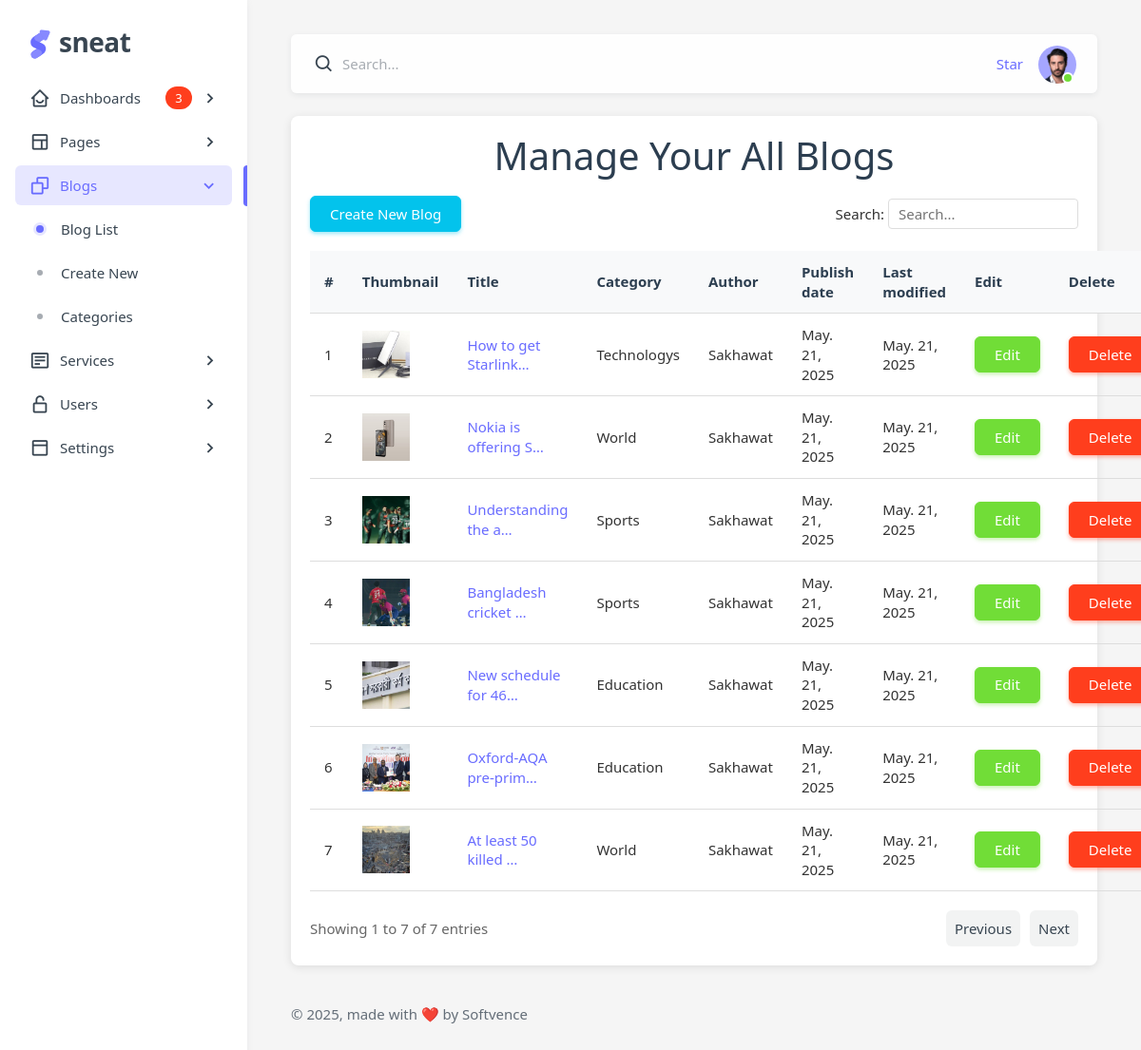
The app's page /blogs/ with its own data.
### apps/blogs/models.py (models this page shows, shortened)
class Blog(models.Model):
    thumbnail = models.ImageField(upload_to='blog_images', verbose_name='Image', blank=False, null=False)
    blog_title = models.CharField(max_length=255, verbose_name='Put a Title')
    slug = models.SlugField(max_length=255, unique=True)
    category = models.ForeignKey(Category, on_delete=models.CASCADE, related_name='category', verbose_name="Select Category")
    author = models.CharField(max_length=100, verbose_name='Enter Author Name')
    description = RichTextField()
    publish_date = models.DateTimeField(auto_now_add=True)
    update_date = models.DateTimeField(auto_now=True)

class Category(models.Model):
    name = models.CharField(max_length=255, verbose_name='Enter Category')
    slug = models.SlugField(max_length=255, unique=True)
    publish_date = models.DateTimeField(auto_now_add=True)
    update_date = models.DateTimeField(auto_now=True)
    def __str__(self):
        return self.name

### apps/blogs/views.py (the view)
# urls.py: path('blogs/', BlogListView.as_view(), name='blog-list'),
class BlogListView(ListView):
    model = Blog
    template_name = 'blog_list.html'
    paginate_by = 10
    def get_context_data(self, **kwargs):
        context = TemplateLayout.init(self, super().get_context_data(**kwargs))
        return context

### config/context_processors.py (called while the page is built)
def my_setting(request):
    return {'MY_SETTING': settings}

def environment(request):
    return {'ENVIRONMENT': settings.ENVIRONMENT}

### templates/layout/bootstrap/layout_vertical.py (called while the page is built)
    def init(context):
        context.update(
            {
                "layout": "vertical",
                "content_navbar": True,
                "content_layout": "compact",
                "is_navbar": True,
                "is_menu": True,
                "is_footer": True,
            }
        )
        TemplateHelper.map_context(context)
        return context

### web_project/__init__.py (called while the page is built)
    def init(self, context):
        layout = "vertical"
        context.update(
            {
                "layout_path": TemplateHelper.set_layout(
                    "layout_" + layout + ".html", context
                ),
            }
        )
        TemplateHelper.map_context(context)
        return context

### web_project/template_helpers/theme.py (called while the page is built)
    def map_context(context):
        if context.get("layout") == "vertical":
            if context.get("menu_fixed") is True:
                context["menu_fixed_class"] = "layout-menu-fixed"
            else:
                context["menu_fixed_class"] = ""
        if context.get("content_layout") == "wide":
            context["container_class"] = "container-fluid"
            context["content_layout_class"] = "layout-wide"
        else:
            context["container_class"] = "container-xxl"
            context["content_layout_class"] = "layout-compact"

    def get_theme_variables(scope):
        return settings.THEME_VARIABLES[scope]

    def set_layout(view, context={}):
        layout = os.path.splitext(view)[0].split("/")[0]
        module = f"templates.{settings.THEME_LAYOUT_DIR.replace('/', '.')}.bootstrap.{layout}"
        if util.find_spec(module) is not None:
            TemplateBootstrap = TemplateHelper.import_class(
                module, f"TemplateBootstrap{layout.title().replace('_', '')}"
            )
            TemplateBootstrap.init(context)
        else:
            module = f"templates.{settings.THEME_LAYOUT_DIR.replace('/', '.')}.bootstrap.default"
            TemplateBootstrap = TemplateHelper.import_class(
                module, "TemplateBootstrapDefault"
            )
            TemplateBootstrap.init(context)
        return f"{settings.THEME_LAYOUT_DIR}/{view}"

    def import_class(fromModule, import_className):
        pprint(f"Loading {import_className} from {fromModule}")
        module = import_module(fromModule)
        return getattr(module, import_className)

### apps/blogs/templates/blog_list.html (shortened to what this page needs)
{% extends layout_path %}
{% load static %}
{% load i18n %}
{% block content %}
<html lang="en">
<head>
</head>
<body>
    <div class="container">
        <h1 class="text-center display-4">Manage Your All Blogs</h1>
        <div class="table-controls">
            <div class="show-entries">
              <a href="{% url 'blog-add' %}"><button type="button" class="btn btn-info">Create New Blog</button></a>
            </div>
            <div class="search-box">
                Search: <input type="text" id="search-input" placeholder="Search...">
            </div>
        </div>
        <table id="categories-table">
            <thead>
                <tr>
                    <th>#</th>
                    <th>Thumbnail</th>
                    <th>Title</th>
                    <th>Category</th>
                    <th>Author</th>
                    <th>Publish date</th>
                    <th>Last modified</th>
                    <th>Edit</th>
                    <th>Delete</th>
                </tr>
            </thead>
            <tbody>
              {% for object in object_list %}
                <tr>
                    <td>{{ page_obj.start_index|add:forloop.counter0 }}</td>
                    <td>
                        {% if object.thumbnail %}
                            <img src="{{ object.thumbnail.url }}" alt="{{ object.title }}" style="width: 50px; height: 50px; object-fit: cover;">
                            {% else %}
                            No Thumbnail
                        {% endif %}
                    </td>
                    <td><a href="{% url 'blog-edit' object.pk %}">{{ object.blog_title|truncatechars:20 }}</a></td>
                    <td>{{ object.category }}</td>
                    <td>{{ object.author}}</td>
                    <td>{{ object.publish_date|date:"M. d, Y" }}</td>
                    <td>{{ object.update_date|date:"M. d, Y" }}</td>
                    <td>
                        <a href="{% url 'blog-edit' object.pk %}" class="btn btn-success">Edit</a>
                    </td>
                    <td>
                        <a href="{% url 'blog-delete' object.pk %}" class="btn btn-danger">Delete</a>
                    </td>
                </tr>
              {% endfor %}
            </tbody>
        </table>
        <div class="table-footer">
            <div class="showing-entries">
                Showing {{ page_obj.start_index }} to {{ page_obj.end_index }} of {{ page_obj.paginator.count }} entries
            </div>
            <div class="pagination">
            {% if page_obj.has_previous %}
                <a href="?page={{ page_obj.previous_page_number }}&per_page={{ per_page }}{% if search_query %}&search={{ search_query }}{% endif %}" class="page-link">Previous</a>
            {% else %}
                <span class="page-link disabled">Previous</span>
            {% endif %}
            {% if page_obj.has_next %}
                <a href="?page={{ page_obj.next_page_number }}&per_page={{ per_page }}{% if search_query %}&search={{ search_query }}{% endif %}" class="page-link">Next</a>
            {% else %}
                <span class="page-link disabled">Next</span>
            {% endif %}
            </div>
        </div>
    </div>
</body>
</html>
{% endblock %}

### templates/layout/layout_vertical.html (shortened to what this page needs)
{% extends 'layout/master.html' %}
{% block layout %}
<div class="layout-wrapper layout-content-navbar {{ is_menu|yesno:',layout-without-menu' }}">
  <div class="layout-container">
    {% if is_menu %}
    {% include "../layout/partials/menu/vertical/vertical_menu.html" %}
    {% endif %}
    <div class="layout-page">
      {% if is_navbar %}
      {% include "../layout/partials/navbar/navbar.html" %}
      {% endif %}
      <div class="content-wrapper">
        {% if is_flex %}
        <div class="{{container_class}} d-flex align-items-stretch flex-grow-1 p-0">
          {% else %}
          <div class="{{container_class}} flex-grow-1 container-p-y">
            {% endif %}
            {% block content %}
            {% endblock content %}
          </div>
          {% if is_footer %}
          {% include "../layout/partials/footer/footer.html" %}
          {% endif %}
        </div>
      </div>
    </div>
  </div>
  {% endblock layout %}

### templates/layout/master.html (shortened to what this page needs)
{% load static %}
<!DOCTYPE html>
<html lang="en" class="light-style layout-menu-fixed {{content_layout_class}}" data-assets-path="{% static '/' %}" data-base-url="{{url}}" data-framework="django" data-template="vertical-menu-free">
  <head>
    {% include "./partials/styles.html" %}
  </head>
  <body>
    {% block layout %}
    {% endblock layout %}
  </body>
</html>

### templates/layout/partials/styles.html (shortened to what this page needs)
{% load static %}
<link rel="stylesheet" href="{% static 'vendor/fonts/boxicons.css' %}" />
<link rel="stylesheet" href="{% static 'vendor/css/core.css' %}" />
<link rel="stylesheet" href="{% static 'vendor/css/theme-default.css' %}" />
<link rel="stylesheet" href="{% static 'css/demo.css' %}" />
<link rel="stylesheet" href="{% static 'vendor/libs/perfect-scrollbar/perfect-scrollbar.css' %}" />

### templates/layout/partials/scripts_includes.html (shortened to what this page needs)
{% load static %}
{% load i18n %}

### templates/layout/partials/menu/vertical/vertical_menu.html (shortened to what this page needs)
<aside id="layout-menu" class="layout-menu menu-vertical menu bg-menu-theme">
  {% if not navbar_full %}
  <div class="app-brand demo">
    <a href="{% url 'index' %}" class="app-brand-link">
      <span class="app-brand-logo demo">
      </span>
      <span class="app-brand-text demo menu-text fw-bold ms-2">{% get_theme_variables 'template_name' %}</span>
    </a>
  </div>
  {% endif %}
  <ul class="menu-inner py-1">
    <li class="menu-item {% if 'index' == request.resolver_match.url_name or '/dashbord/' in request.path %}active open{% endif %}">
      <a href="javascript:void(0);" class="menu-link menu-toggle">
        <i class="menu-icon tf-icons bx bx-home-smile"></i>
        <div class="text-truncate" data-i18n="Dashboards">Dashboards</div>
        <span class="badge bg-danger rounded-pill ms-auto">3</span>
      </a>
    </li>
    <li class="menu-item {% if '/layouts/' in request.path  %}active open{% endif %}">
      <a href="javascript:void(0);" class="menu-link menu-toggle">
        <i class="menu-icon tf-icons bx bx-layout"></i>
        <div class="text-truncate" data-i18n="Layouts">Pages</div>
      </a>
    </li>
    <li class="menu-item {% if 'blog' in request.path %}active open{% endif %}">
      <a href="javascript:void(0)" class="menu-link menu-toggle">
        <i class="menu-icon tf-icons bx bx-copy"></i>
        <div class="text-truncate" data-i18n="Extended UI">Blogs</div>
      </a>
      <ul class="menu-sub">
        <li class="menu-item {% if '/blogs/' in request.path %}active{% endif %}">
          <a href="{% url 'blog-list' %}" class="menu-link">
            <div class="text-truncate" data-i18n="Perfect Scrollbar">Blog List</div>
          </a>
        </li>
        <li class="menu-item {% if '/blog/add/' in request.path %}active{% endif %}">
          <a href="{% url 'blog-add' %}" class="menu-link">
            <div class="text-truncate" data-i18n="Text Divider">Create New</div>
          </a>
        </li>
        <li class="menu-item {% if '/blog/categories/' in request.path %}active{% endif %}">
          <a href="{% url 'category-list' %}" class="menu-link">
            <div class="text-truncate" data-i18n="Text Divider">Categories</div>
          </a>
        </li>
      </ul>
    </li>
    <li class="menu-item {% if '/forms/' in request.path %}active open{% endif %}">
      <a href="javascript:void(0)" class="menu-link menu-toggle">
        <i class="menu-icon tf-icons bx bx-detail"></i>
        <div class="text-truncate" data-i18n="Form Elements">Services</div>
      </a>
    </li>
    <li class="menu-item {% if '/auth/' in request.path %}active open{% endif %}">
      <a href="javascript:void(0);" class="menu-link menu-toggle">
        <i class="menu-icon tf-icons bx bx-lock-open-alt"></i>
        <div class="text-truncate" data-i18n="Authentications">Users</div>
      </a>
    </li>
    <li class="menu-item {% if '/account_settings/' in request.path %}active open{% endif %}">
      <a href="javascript:void(0);" class="menu-link menu-toggle">
        <i class="menu-icon tf-icons bx bx-dock-top"></i>
        <div class="text-truncate" data-i18n="Account Settings">Settings</div>
      </a>
    </li>
  </ul>
</aside>

### templates/layout/partials/navbar/navbar.html (shortened to what this page needs)
{% load i18n %}
{% load static %}
<nav class="layout-navbar {{container_class}} navbar navbar-expand-xl navbar-detached align-items-center bg-navbar-theme" id="layout-navbar">
  <div class="navbar-nav-right d-flex align-items-center" id="navbar-collapse">
    <div class="navbar-nav align-items-center">
      <div class="nav-item d-flex align-items-center">
        <i class="bx bx-search bx-md"></i>
        <input type="text" class="form-control border-0 shadow-none ps-1 ps-sm-2" placeholder="Search..." aria-label="Search...">
      </div>
    </div>
    <ul class="navbar-nav flex-row align-items-center ms-auto">
      <li class="nav-item lh-1 me-4">
        <a class="github-button" href="{% get_theme_variables 'git_repository' %}" data-icon="octicon-star" data-size="large" data-show-count="true" aria-label="Star themeselection/sneat-html-admin-template-free on GitHub">Star</a>
      </li>
      <li class="nav-item navbar-dropdown dropdown-user dropdown">
        <a class="nav-link dropdown-toggle hide-arrow p-0" href="javascript:void(0);" data-bs-toggle="dropdown">
          <div class="avatar avatar-online">
            <img src="{% static 'img/avatars/1.png' %}" alt class="w-px-40 h-auto rounded-circle">
          </div>
        </a>
      </li>
    </ul>
  </div>
</nav>

### templates/layout/partials/footer/footer.html (shortened to what this page needs)
<footer class="content-footer footer bg-footer-theme">
  <div class="{{container_class}}">
    <div class="footer-container d-flex align-items-center justify-content-between py-4 flex-md-row flex-column">
      <div class="text-body">
        © , made with ❤️ by Softvence</a>
      </div>
    </div>
  </div>
</footer>

### templates/layout/partials/scripts.html (shortened to what this page needs)
{% load static %}

### src/assets/css/demo.css (style rules this page uses)
.menu .app-brand.demo { height: 64px; margin-top: 12px; }
.app-brand-text.demo { font-size: 1.75rem; letter-spacing: -0.5px; }

### apps/blogs/templates/blog_list.html (style rules this page uses)
* { box-sizing: border-box; font-family: 'Segoe UI', Tahoma, Geneva, Verdana, sans-serif; }
body { margin: 0; padding: 20px; background-color: #f5f5f5; color: #333; }
.container { max-width: 1500px; margin: 0 auto; background: white; border-radius: 8px; box-shadow: 0 2px 10px rgba(0, 0, 0, 0.1); padding: 20px; }
h1 { margin-top: 0; color: #2c3e50; font-size: 24px; }
.table-controls { display: flex; justify-content: space-between; align-items: center; margin: 20px 0; }
.search-box input { padding: 5px 10px; border-radius: 4px; border: 1px solid #ddd; width: 200px; }
table { width: 100%; border-collapse: collapse; margin-bottom: 20px; }
th, td { padding: 12px 15px; text-align: left; border-bottom: 1px solid #ddd; }
th { background-color: #f8f9fa; font-weight: 600; color: #2c3e50; }
.table-footer { display: flex; justify-content: space-between; align-items: center; color: #666; }
.pagination { display: flex; gap: 10px; }

### records on screen
Blog: start_index|add "1", thumbnail (picture), blog_title "How to get Starlink…", category "Technologys", author "Sakhawat", publish_date "May. 21, 2025", update_date "May. 21, 2025"
Blog: start_index|add "2", thumbnail (picture), blog_title "Nokia is offering S…", category "World", author "Sakhawat", publish_date "May. 21, 2025", update_date "May. 21, 2025"
Blog: start_index|add "3", thumbnail (picture), blog_title "Understanding the a…", category "Sports", author "Sakhawat", publish_date "May. 21, 2025", update_date "May. 21, 2025"
Blog: start_index|add "4", thumbnail (picture), blog_title "Bangladesh cricket …", category "Sports", author "Sakhawat", publish_date "May. 21, 2025", update_date "May. 21, 2025"
Blog: start_index|add "5", thumbnail (picture), blog_title "New schedule for 46…", category "Education", author "Sakhawat", publish_date "May. 21, 2025", update_date "May. 21, 2025"
Blog: start_index|add "6", thumbnail (picture), blog_title "Oxford-AQA pre-prim…", category "Education", author "Sakhawat", publish_date "May. 21, 2025", update_date "May. 21, 2025"
Blog: start_index|add "7", thumbnail (picture), blog_title "At least 50 killed …", category "World", author "Sakhawat", publish_date "May. 21, 2025", update_date "May. 21, 2025"

### other values on screen
{{ page_obj.start_index }} "1"
{{ page_obj.end_index }} "7"
{{ page_obj.paginator.count }} "7"
